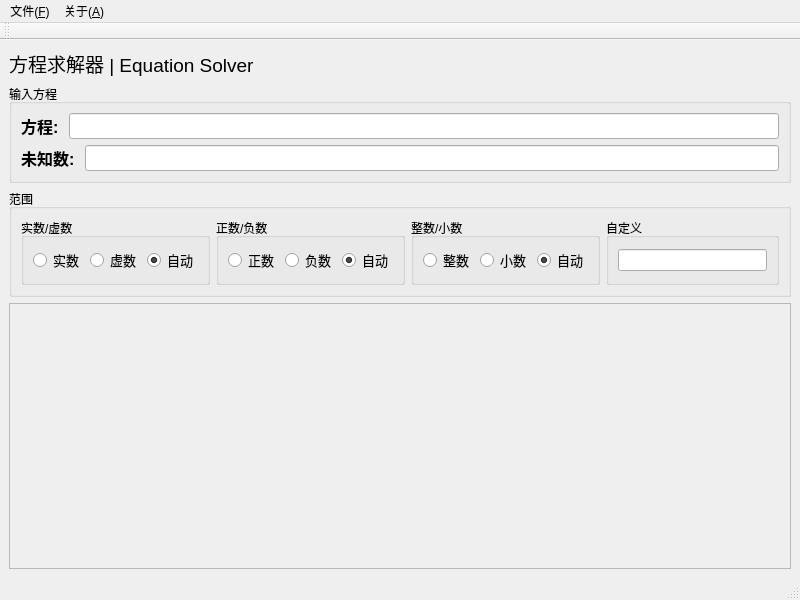
<?xml version="1.0" encoding="UTF-8"?>
<ui version="4.0">
 <class>MainWindow</class>
 <widget class="QMainWindow" name="MainWindow">
  <property name="geometry">
   <rect>
    <x>0</x>
    <y>0</y>
    <width>800</width>
    <height>600</height>
   </rect>
  </property>
  <property name="windowTitle">
   <string>EquationSolver</string>
  </property>
  <property name="windowIcon">
   <iconset>
    <normaloff>main.ico</normaloff>main.ico</iconset>
  </property>
  <widget class="QWidget" name="centralwidget">
   <layout class="QVBoxLayout" name="verticalLayout">
    <item>
     <widget class="QLabel" name="label_main">
      <property name="font">
       <font>
        <pointsize>14</pointsize>
        <bold>false</bold>
       </font>
      </property>
      <property name="text">
       <string>方程求解器 | Equation Solver</string>
      </property>
     </widget>
    </item>
    <item>
     <widget class="QGroupBox" name="groupBox_input">
      <property name="font">
       <font>
        <bold>false</bold>
       </font>
      </property>
      <property name="title">
       <string>输入方程</string>
      </property>
      <layout class="QGridLayout" name="gridLayout">
       <item row="0" column="0">
        <widget class="QLabel" name="label_eqn">
         <property name="font">
          <font>
           <pointsize>12</pointsize>
           <bold>true</bold>
          </font>
         </property>
         <property name="text">
          <string>方程: </string>
         </property>
        </widget>
       </item>
       <item row="1" column="2">
        <widget class="QLineEdit" name="lineEdit_unknow">
         <property name="font">
          <font>
           <pointsize>11</pointsize>
           <bold>false</bold>
          </font>
         </property>
        </widget>
       </item>
       <item row="1" column="0" colspan="2">
        <widget class="QLabel" name="label_unknow">
         <property name="font">
          <font>
           <pointsize>12</pointsize>
           <bold>true</bold>
          </font>
         </property>
         <property name="text">
          <string>未知数: </string>
         </property>
        </widget>
       </item>
       <item row="0" column="1" colspan="2">
        <widget class="QLineEdit" name="lineEdit_eqn">
         <property name="font">
          <font>
           <pointsize>11</pointsize>
           <bold>false</bold>
          </font>
         </property>
        </widget>
       </item>
      </layout>
     </widget>
    </item>
    <item>
     <widget class="QGroupBox" name="groupBox_range">
      <property name="title">
       <string>范围</string>
      </property>
      <layout class="QHBoxLayout" name="horizontalLayout">
       <item>
        <widget class="QGroupBox" name="groupBox_imaginary">
         <property name="title">
          <string>实数/虚数</string>
         </property>
         <layout class="QHBoxLayout" name="horizontalLayout_3">
          <item>
           <widget class="QRadioButton" name="radioButton_im_false">
            <property name="font">
             <font>
              <pointsize>10</pointsize>
             </font>
            </property>
            <property name="text">
             <string>实数</string>
            </property>
           </widget>
          </item>
          <item>
           <widget class="QRadioButton" name="radioButton_im_true">
            <property name="font">
             <font>
              <pointsize>10</pointsize>
             </font>
            </property>
            <property name="text">
             <string>虚数</string>
            </property>
           </widget>
          </item>
          <item>
           <widget class="QRadioButton" name="radioButton_im_auto">
            <property name="font">
             <font>
              <pointsize>10</pointsize>
             </font>
            </property>
            <property name="text">
             <string>自动</string>
            </property>
            <property name="checked">
             <bool>true</bool>
            </property>
           </widget>
          </item>
         </layout>
        </widget>
       </item>
       <item>
        <widget class="QGroupBox" name="groupBox_negative">
         <property name="title">
          <string>正数/负数</string>
         </property>
         <layout class="QHBoxLayout" name="horizontalLayout_2">
          <item>
           <widget class="QRadioButton" name="radioButton_ne_false">
            <property name="font">
             <font>
              <pointsize>10</pointsize>
             </font>
            </property>
            <property name="text">
             <string>正数</string>
            </property>
           </widget>
          </item>
          <item>
           <widget class="QRadioButton" name="radioButton_ne_true">
            <property name="font">
             <font>
              <pointsize>10</pointsize>
             </font>
            </property>
            <property name="text">
             <string>负数</string>
            </property>
           </widget>
          </item>
          <item>
           <widget class="QRadioButton" name="radioButton_ne_auto">
            <property name="font">
             <font>
              <pointsize>10</pointsize>
             </font>
            </property>
            <property name="text">
             <string>自动</string>
            </property>
            <property name="checked">
             <bool>true</bool>
            </property>
           </widget>
          </item>
         </layout>
        </widget>
       </item>
       <item>
        <widget class="QGroupBox" name="groupBox_fractional">
         <property name="title">
          <string>整数/小数</string>
         </property>
         <layout class="QHBoxLayout" name="horizontalLayout_4">
          <item>
           <widget class="QRadioButton" name="radioButton_fr_false">
            <property name="font">
             <font>
              <pointsize>10</pointsize>
             </font>
            </property>
            <property name="text">
             <string>整数</string>
            </property>
           </widget>
          </item>
          <item>
           <widget class="QRadioButton" name="radioButton_fr_true">
            <property name="font">
             <font>
              <pointsize>10</pointsize>
             </font>
            </property>
            <property name="text">
             <string>小数</string>
            </property>
           </widget>
          </item>
          <item>
           <widget class="QRadioButton" name="radioButton_fr_auto">
            <property name="font">
             <font>
              <pointsize>10</pointsize>
             </font>
            </property>
            <property name="text">
             <string>自动</string>
            </property>
            <property name="checked">
             <bool>true</bool>
            </property>
           </widget>
          </item>
         </layout>
        </widget>
       </item>
       <item>
        <widget class="QGroupBox" name="groupBox_ran">
         <property name="title">
          <string>自定义</string>
         </property>
         <layout class="QGridLayout" name="gridLayout_2">
          <item row="0" column="0">
           <widget class="QLineEdit" name="lineEdit_range"/>
          </item>
         </layout>
        </widget>
       </item>
      </layout>
     </widget>
    </item>
    <item>
     <widget class="QTextBrowser" name="textBrowser_output">
      <property name="enabled">
       <bool>false</bool>
      </property>
      <property name="font">
       <font>
        <pointsize>11</pointsize>
       </font>
      </property>
     </widget>
    </item>
   </layout>
  </widget>
  <widget class="QMenuBar" name="menubar">
   <property name="geometry">
    <rect>
     <x>0</x>
     <y>0</y>
     <width>800</width>
     <height>21</height>
    </rect>
   </property>
   <widget class="QMenu" name="menu_file">
    <property name="title">
     <string>文件(&amp;F)</string>
    </property>
    <addaction name="action_clear"/>
    <addaction name="action_solve"/>
   </widget>
   <widget class="QMenu" name="menu_about">
    <property name="title">
     <string>关于(&amp;A)</string>
    </property>
    <addaction name="action_help"/>
    <addaction name="action_about"/>
   </widget>
   <addaction name="menu_file"/>
   <addaction name="menu_about"/>
  </widget>
  <widget class="QStatusBar" name="statusbar"/>
  <widget class="QToolBar" name="toolBar">
   <property name="windowTitle">
    <string>toolBar</string>
   </property>
   <attribute name="toolBarArea">
    <enum>TopToolBarArea</enum>
   </attribute>
   <attribute name="toolBarBreak">
    <bool>false</bool>
   </attribute>
  </widget>
  <action name="action_clear">
   <property name="text">
    <string>清空(&amp;C)</string>
   </property>
  </action>
  <action name="action_solve">
   <property name="text">
    <string>求解(S)</string>
   </property>
  </action>
  <action name="action_help">
   <property name="text">
    <string>帮助(&amp;H)</string>
   </property>
  </action>
  <action name="action_about">
   <property name="text">
    <string>关于(&amp;A)</string>
   </property>
  </action>
 </widget>
 <resources/>
 <connections/>
</ui>
